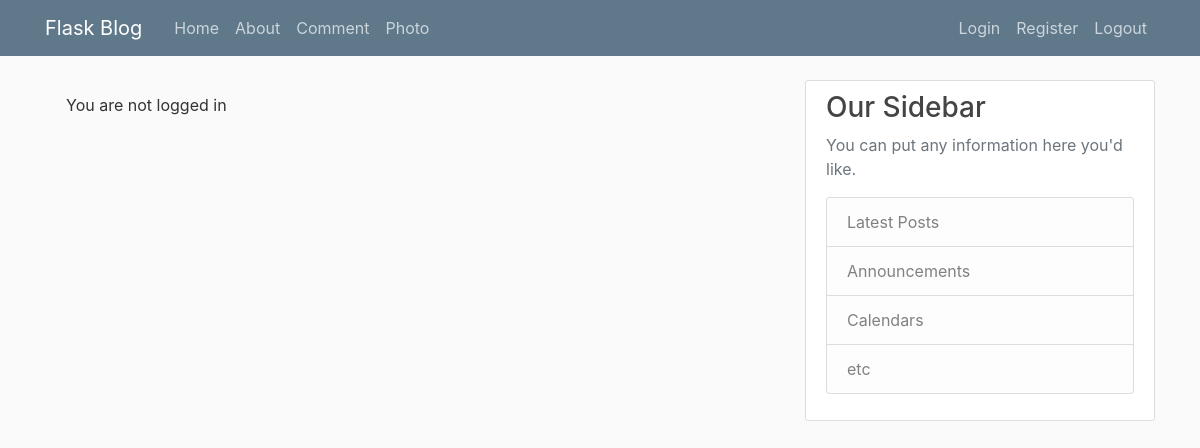
Page /home on the earlier database version.
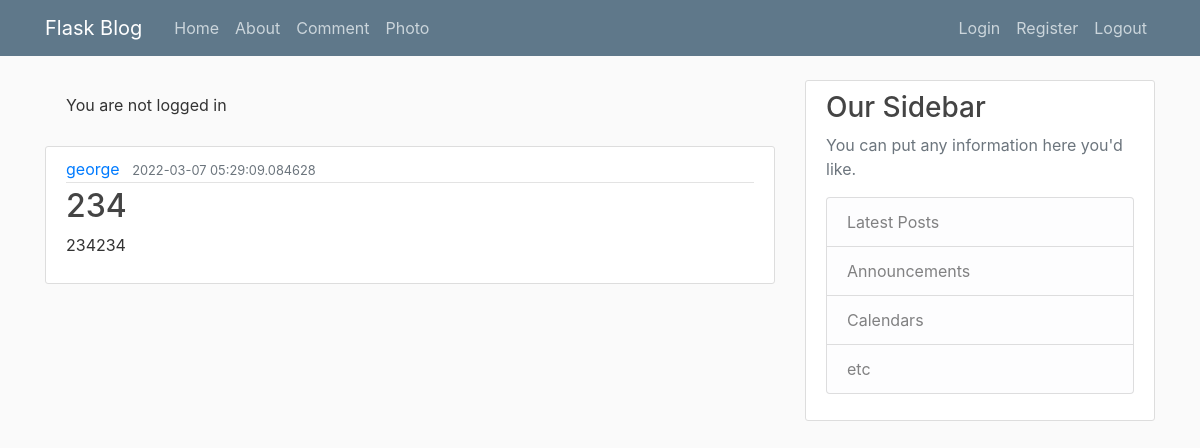
Same page on the later database version.
### db_interface.py (models this page shows, shortened)
class Post(db.Model):
    id = db.Column(db.Integer, primary_key=True)
    title = db.Column(db.String(100), nullable=False)
    date_posted = db.Column(db.DateTime, nullable=False, default=datetime.utcnow)
    content = db.Column(db.Text, nullable=False)
    user_id = db.Column(db.Integer, db.ForeignKey('user.id'), nullable=False)

class User(db.Model):
    id = db.Column(db.Integer, primary_key=True)
    username = db.Column(db.String(20), unique=True, nullable=False)
    email = db.Column(db.String(120), unique=True, nullable=False)
    image_file = db.Column(db.String(120), nullable=False, default='default.jpg')
    password = db.Column(db.String(60), nullable=False)
    posts = db.relationship('Post', backref='author', lazy=True)
    image = db.Column(db.LargeBinary, nullable=True)

### flaskblog.py (the view)
@app.route("/")
@app.route("/home")
def home():
    if session.get('email'):
        flash(f"Logged in, Welcome {session['email']}")
    else:
        flash(f"You are not logged in")
    return render_template('home.html', posts=Post.query.order_by(Post.id.desc()).all())# reverse order

### Templates/home.html (shortened to what this page needs)
<html>
    <head></head>
    <body>{% extends "layout.html" %}
    {% block content %}
        {% for post in posts %}
            <article class="media content-section">
              <div class="media-body">
                <div class="article-metadata">
                  <a class="mr-2" href="#">{{ post.author.username }}</a>
                  <small class="text-muted">{{ post.date_posted }}</small>
                </div>
                <h2><a class="article-title" href="#">{{ post.title }}</a></h2>
                <p class="article-content">{{ post.content }}</p>
              </div>
            </article>
        {% endfor %}
    {% endblock content %}

### Templates/layout.html (shortened to what this page needs)
<html>
<head>
    <link rel="stylesheet" href="https://maxcdn.bootstrapcdn.com/bootstrap/4.0.0/css/bootstrap.min.css">
    <link rel="stylesheet" type="text/css" href="{{ url_for('static', filename='main.css') }}">
    </head><body>
    <header class="site-header">
      <nav class="navbar navbar-expand-md navbar-dark bg-steel fixed-top">
        <div class="container">
          <a class="navbar-brand mr-4" href="/">Flask Blog</a>
          <div class="collapse navbar-collapse" id="navbarToggle">
            <div class="navbar-nav mr-auto">
              <a class="nav-item nav-link" href="{{ url_for('home') }}">Home</a>
              <a class="nav-item nav-link" href="{{ url_for('about') }}">About</a>
              <a class="nav-item nav-link" href="{{ url_for('comment') }}">Comment</a>
              <a class="nav-item nav-link" href="{{ url_for('photo') }}">Photo</a>
            </div>
            <div class="navbar-nav">
              <a class="nav-item nav-link" href="{{ url_for('login') }}">Login</a>
              <a class="nav-item nav-link" href="{{ url_for('register') }}">Register</a>
              <a class="nav-item nav-link" href="{{ url_for('logout') }}">Logout</a>
            </div>
          </div>
        </div>
      </nav>
    </header>
    <main role="main" class="container">
      <div class="row">
        <div class="col-md-8">
          {% with messages = get_flashed_messages(with_categories=true) %}
            {% if messages %}
              {% for category, message in messages %}
                <div class="alert alert-{{ category }}">
                  {{ message }}
                </div>
              {% endfor %}
            {% endif %}
          {% endwith %}
          {% block content %}{% endblock %}
        </div>
        <div class="col-md-4">
          <div class="content-section">
            <h3>Our Sidebar</h3>
            <p class="text-muted">You can put any information here you'd like.
              </p><ul class="list-group">
                <li class="list-group-item list-group-item-light">Latest Posts</li>
                <li class="list-group-item list-group-item-light">Announcements</li>
                <li class="list-group-item list-group-item-light">Calendars</li>
                <li class="list-group-item list-group-item-light">etc</li>
              </ul>
          </div>
        </div>
      </div>
    </main>
</body></html>

### static/main.css (style rules this page uses)
body { background: #fafafa; color: #333333; margin-top: 5rem; }
h1, h2, h3, h4, h5, h6 { color: #444444; }
.bg-steel { background-color: #5f788a; }
.site-header .navbar-nav .nav-link { color: #cbd5db; }
.content-section { background: #ffffff; padding: 10px 20px; border: 1px solid #dddddd; border-radius: 3px; margin-bottom: 20px; }
.article-title { color: #444444; }
.article-content { white-space: pre-line; }
.article-metadata { padding-bottom: 1px; margin-bottom: 4px; border-bottom: 1px solid #e3e3e3 }

Differences in the rows shown:
added Post: author.username "george", date_posted "2022-03-07 05:29:09.084628", title "234", content "234234"
